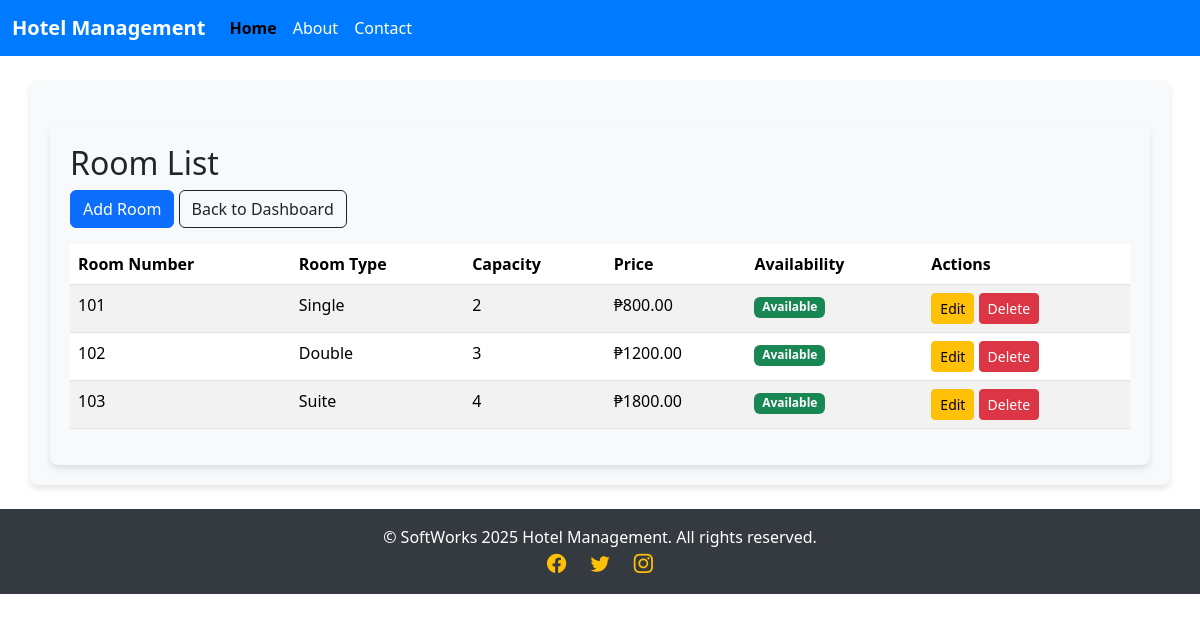
The app's page /rooms/ (signed in) with its own data.
### hotel/models.py (models this page shows, shortened)
class Room(models.Model):
    ROOM_TYPES = (
        ('single', 'Single'),
        ('double', 'Double'),
        ('suite', 'Suite'),
    )
    number = models.CharField(max_length=10)
    room_type = models.CharField(max_length=10, choices=ROOM_TYPES)
    capacity = models.IntegerField()
    price = models.DecimalField(max_digits=10, decimal_places=2)
    is_available = models.BooleanField(default=True)

### hotel/views.py (the view)
# urls.py: path('rooms/', views.room_list, name='room_list'),
@login_required
def room_list(request):
    rooms = Room.objects.all()
    return render(request, 'hotel/room_list.html', {'rooms': rooms})

### hotel/templates/hotel/room_list.html (shortened to what this page needs)
{% extends 'hotel/base.html' %}
{% block content %}
<div class="container mt-4">
    <h2>Room List</h2>
    <a href="{% url 'room_create' %}" class="btn btn-primary mb-3">Add Room</a>
    <a href="{% url 'dashboard' %}" class="btn btn-outline-dark mb-3">Back to Dashboard</a>
    <table class="table table-striped">
        <thead>
            <tr>
                <th>Room Number</th>
                <th>Room Type</th>
                <th>Capacity</th>
                <th>Price</th>
                <th>Availability</th>
                <th>Actions</th>
            </tr>
        </thead>
        <tbody>
            {% for room in rooms %}
            <tr>
                <td>{{ room.number }}</td>
                <td>{{ room.get_room_type_display }}</td>
                <td>{{ room.capacity }}</td>
                <td>₱{{ room.price|floatformat:2 }}</td>
                <td>
                    {% if room.is_available %}
                        <span class="badge bg-success">Available</span>
                    {% else %}
                        <span class="badge bg-danger">Occupied</span>
                    {% endif %}
                </td>
                <td>
                    <a href="{% url 'room_edit' room.id %}" class="btn btn-sm btn-warning">Edit</a>
                    <form method="post" action="{% url 'room_delete' room.id %}" style="display:inline;">
                        <button type="submit" class="btn btn-sm btn-danger" onclick="return confirm('Are you sure you want to delete this room?');">Delete</button>
                    </form>
                </td>
            </tr>
            {% empty %}
            <tr>
                <td colspan="6" class="text-center">No rooms found.</td>
            </tr>
            {% endfor %}
        </tbody>
    </table>
</div>
{% endblock %}

### hotel/templates/hotel/base.html (style rules this page uses)
.container { padding: 20px; background-color: #f8f9fa; border-radius: 8px; box-shadow: 0 4px 6px rgba(0, 0, 0, 0.1); }

### records on screen
Room: number "101", room_type "Single", capacity "2", price "800.00", is_available "Available"
Room: number "102", room_type "Double", capacity "3", price "1200.00", is_available "Available"
Room: number "103", room_type "Suite", capacity "4", price "1800.00", is_available "Available"
